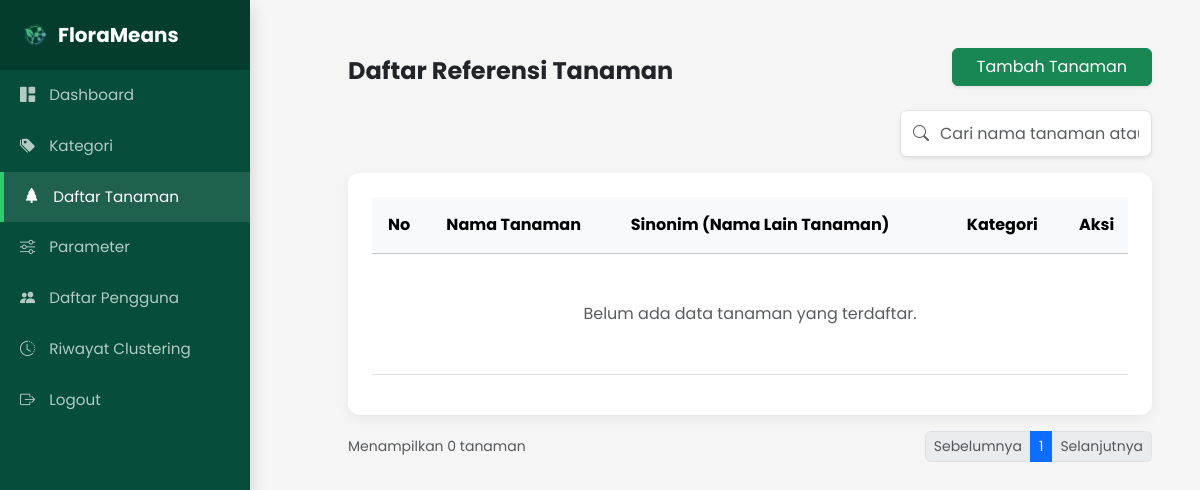
The page /daftar_tanaman.php (signed in) on the database as committed earlier.
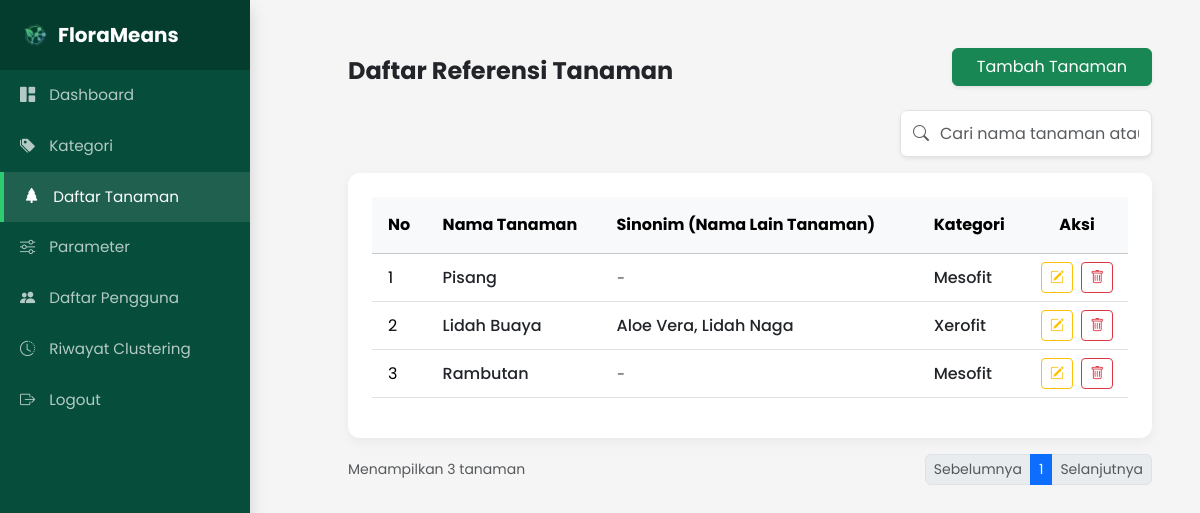
The same page on the database as committed later.
### tables this page shows
CREATE TABLE `tanaman` (
  `id_tanaman` int(11) NOT NULL,
  `nama_tanaman` varchar(50) NOT NULL,
  `sinonim` text NOT NULL,
  `id_kategori` int(11) NOT NULL
);

CREATE TABLE `kategori` (
  `id_kategori` int(11) NOT NULL,
  `nama_kategori` varchar(25) NOT NULL,
  `suhu_udara_min` double NOT NULL,
  `suhu_udara_max` double NOT NULL,
  `cahaya_min` double NOT NULL,
  `cahaya_max` double NOT NULL,
  `lembab_udara_min` double NOT NULL,
  `lembab_udara_max` double NOT NULL,
  `lembab_tanah_min` double NOT NULL,
  `lembab_tanah_max` double NOT NULL
);

### database.php (called while the page is built, shortened)
<?php
class Database {
    private $host = "localhost";
    private $user = "root";
    private $pass = "";
    private $db = "florameans_db";
    public function __construct(){
        $this->conn = mysqli_connect($this->host, $this->user, $this->pass, $this->db);
    }
}
?>

### tanaman_controller.php (called while the page is built, shortened)
<?php
require_once 'database.php';
class Tanaman extends Database {
    public function tampilSemua(){
        $query = "SELECT tanaman.*, kategori.nama_kategori
                    FROM tanaman
                    LEFT JOIN kategori ON tanaman.id_kategori = kategori.id_kategori
                    ORDER BY tanaman.id_tanaman DESC";
        return mysqli_query($this->conn, $query);
    }
}
?>

### daftar_tanaman.php (the view, shortened to what this page needs)
<?php
    require_once 'tanaman_controller.php';
    require_once 'viewHelper.php';
    $tanamanObj = new Tanaman();
    if (isset($_GET['search']) && !empty($_GET['search'])) {
        $keyword = $_GET['search'];
        $dataTanaman = $tanamanObj->cari($keyword);
    } else {
        $dataTanaman = $tanamanObj->tampilSemua();
    }
?>
<!DOCTYPE html>
<html lang="en">
<head>
    <link href="https://cdn.jsdelivr.net/npm/bootstrap@5.3.8/dist/css/bootstrap.min.css" rel="stylesheet">
    <link rel="stylesheet" href="https://cdn.jsdelivr.net/npm/bootstrap-icons@1.11.3/font/bootstrap-icons.min.css">
    <link rel="stylesheet" href="style.css">
</head>
<body>
    <div class="d-flex">
         <?php include 'sidebar.php'; ?>
        <main id="main-content">
            <div class="container-fluid p-4 p-md-5">
                <?php
                    ViewHelper::renderHeader("Daftar Referensi Tanaman", "modalTambah", "Tambah Tanaman");
                    ViewHelper::renderSearchBar("Cari nama tanaman atau sinonim...");
                ?>
                <div class="card p-4 border-0">
                    <div class="table-responsive">
                        <table class="table table-hover align-middle">
                            <thead class="table-light">
                                <tr>
                                    <th class="py-3 px-3">No</th>
                                    <th class="py-3">Nama Tanaman</th>
                                    <th class="py-3">Sinonim (Nama Lain Tanaman)</th>
                                    <th class="py-3">Kategori</th>
                                    <th class=" py-3 text-center">Aksi</th>
                                </tr>
                            </thead>
                            <tbody>
                                <?php
                                $no =1;
                                if (mysqli_num_rows($dataTanaman) > 0 ){
                                    while ($row = mysqli_fetch_assoc($dataTanaman)){
                                ?>
                                <tr>
                                    <td class="px-3"><?= $no++;?></td>
                                    <td class="fw-medium text-dark"><?= $row['nama_tanaman'];?></td>
                                    <td class="fw-medium text-dark">
                                        <?= !empty($row['sinonim']) ? $row['sinonim'] : '<span class="text-muted small"><em>-</em></span>'; ?>
                                    </td>
                                    <td class="fw-medium text-dark"><?= $row['nama_kategori'];?></td>
                                    <td class="text-center">
                                        <button class="btn btn-sm btn-outline-warning me-1 btn-edit"
                                            data-id="<?= $row['id_tanaman'];?>"
                                            data-nama="<?= $row['nama_tanaman'];?>"
                                            data-sinonim="<?= $row['sinonim'];?>"
                                            data-edit-kategori="<?= $row['id_kategori'];?>"
                                            data-bs-toggle="modal"
                                            data-bs-target="#modalEdit">
                                            <i class="bi bi-pencil-square"></i>
                                        </button>
                                        <button class="btn btn-sm btn-outline-danger btn-delete" data-id="<?= $row['id_tanaman'];?>"><i class="bi bi-trash"></i></button>
                                    </td>
                                </tr>
                                <?php
                                    }
                                    $totalData = $no - 1;
                                } else {
                                    $totalData = 0;
                                    echo '<tr><td colspan="5" class="text-center py-5 text-muted italic">Belum ada data tanaman yang terdaftar.</td></tr>';
                                }
                                ?>
                                </tbody>
                            </table>
                        </div>
                    </div>
                    <?php ViewHelper::renderTableFooter($totalData, "tanaman"); ?>
                </div>
            </div>
</body>
</html>

### sidebar.php (shortened to what this page needs)
<?php
$current_page = basename($_SERVER['PHP_SELF']);
?>
<nav id="sidebar" class="shadow">
    <div class="sidebar-header d-flex align-items-center">
        <img src="images/logo/FloraMeans_Logo4.png" alt="Logo" width="30" height="30" class="me-2">
        <h5 class="m-0 fw-bold">FloraMeans</h5>
    </div>
    <ul class="list-unstyled">
        <li>
            <a href="dashboard_admin.php" class="<?= ($current_page == 'dashboard_admin.php') ? 'active' : ''; ?>">
                <i class="bi bi-grid-1x2-fill"></i> Dashboard
            </a>
        </li>
        <li>
            <a href="kelola_kategori.php" class="<?= ($current_page == 'kelola_kategori.php') ? 'active' : ''; ?>">
                <i class="bi bi-tags-fill"></i> Kategori
            </a>
        </li>
        <li>
            <a href="daftar_tanaman.php" class="<?= ($current_page == 'daftar_tanaman.php') ? 'active' : ''; ?>">
                <i class="bi bi-tree-fill"></i> Daftar Tanaman
            </a>
        </li>
        <li>
            <a href="parameter.php" class="<?= ($current_page == 'parameter.php') ? 'active' : ''; ?>">
                <i class="bi bi-sliders"></i> Parameter
            </a>
        </li>
        <li>
            <a href="daftar_pengguna.php" class="<?= ($current_page == 'daftar_pengguna.php') ? 'active' : ''; ?>">
                <i class="bi bi-people-fill"></i> Daftar Pengguna
            </a>
        </li>
        <li>
            <a href="riwayat_clustering.php" class="<?= ($current_page == 'riwayat_clustering.php') ? 'active' : ''; ?>">
                <i class="bi bi-clock-history"></i> Riwayat Clustering
            </a>
        </li>
        <li>
            <a href="#" id="btnLogoutSide">
                <i class="bi bi-box-arrow-right"></i> Logout
            </a>
        </li>
    </ul>
</nav>

### viewHelper.php
<?php
class ViewHelper {
    public static function renderHeader($title, $modalTarget = "", $buttonText = "Tambah Data") {
        echo '
        <div class="container-box">
            <div class="d-flex justify-content-between align-items-end mb-4">
                <div>
                    <h4 class="fw-bold m-0 text-dark">' . $title . '</h4>
                </div>';
        if (!empty($modalTarget)) {
            echo '
                <button class="btn btn-success shadow-sm px-4" data-bs-toggle="modal" data-bs-target="#' . $modalTarget . '">
                    ' . $buttonText .'
                </button>';
        }
        echo '
            </div>
        </div>';
    }
    public static function renderSearchBar($placeholder) {
        $searchValue = isset($_GET['search']) ? htmlspecialchars($_GET['search']) : '';
        echo '
        <div class="row mb-3">
            <div class="col-md-4 ms-auto">
                <form action="" method="GET">
                    <div class="input-group shadow-sm border" style="border-radius: 8px; background-color: white;">
                        <span class="input-group-text bg-white border-0 pe-1">
                            <i class="bi bi-search text-muted"></i>
                        </span>
                        <input type="text" class="form-control border-0 ps-2" name="search"
                               placeholder="' . $placeholder . '" value="' . $searchValue . '"
                               style="box-shadow: none; background: transparent; height: 45px;">
                    </div>
                </form>
            </div>
        </div>';
    }
    public static function renderTableFooter($totalData, $unitName = "data") {
        echo '
            <div class="d-flex justify-content-between align-items-center mt-3">
                <p class="text-muted small mb-0">Menampilkan ' . $totalData . ' ' . $unitName . '</p>
                <nav aria-label="Page navigation">
                    <ul class="pagination pagination-sm mb-0">
                        <li class="page-item disabled"><a class="page-link" href="#" style="border-radius: 6px 0 0 6px;">Sebelumnya</a></li>
                        <li class="page-item active"><a class="page-link" href="#">1</a></li>
                        <li class="page-item disabled"><a class="page-link" href="#" style="border-radius: 0 6px 6px 0;">Selanjutnya</a></li>
                    </ul>
                </nav>
            </div>';
    }
}
?>

### style.css (style rules this page uses)
body { font-family: 'Poppins', sans-serif; background-color: #F5F5F5; margin: 0; padding: 0; }

### daftar_tanaman.php (style rules this page uses)
#sidebar { min-width: 250px; max-width: 250px; background-color: #064e3b; color: white; transition: all 0.3s; min-height: 100vh; position: fixed; z-index: 1000; }
#sidebar .sidebar-header { padding: 20px; background: #043d2e; }
#sidebar ul li a { padding: 14px 20px; font-size: 0.95rem; display: block; color: rgba(255, 255, 255, 0.7); text-decoration: none; transition: 0.3s; }
#sidebar ul li a:hover, #sidebar ul li a.active { color: #fff; background: rgba(255, 255, 255, 0.1); border-left: 4px solid #2ecc71; }
#sidebar ul li a i { margin-right: 10px; }
#main-content { width: 100%; padding-left: 300px; transition: all 0.3s; }
.container-box { max-width: 1000px; margin: 0 auto; }
.card { border: none; border-radius: 12px; box-shadow: 0 4px 12px rgba(0,0,0,0.05); }

Rows that differ between the two databases and show on the page:
added tanaman: nama_tanaman "Pisang", id_kategori.nama_kategori "Mesofit"
added tanaman: nama_tanaman "Lidah Buaya", sinonim "Aloe Vera, Lidah Naga", id_kategori.nama_kategori "Xerofit"
added tanaman: nama_tanaman "Rambutan", id_kategori.nama_kategori "Mesofit"
Other text that changed with them:
$totalData: "0" → "3"
text no longer shown: "Belum ada data tanaman yang terdaftar."
